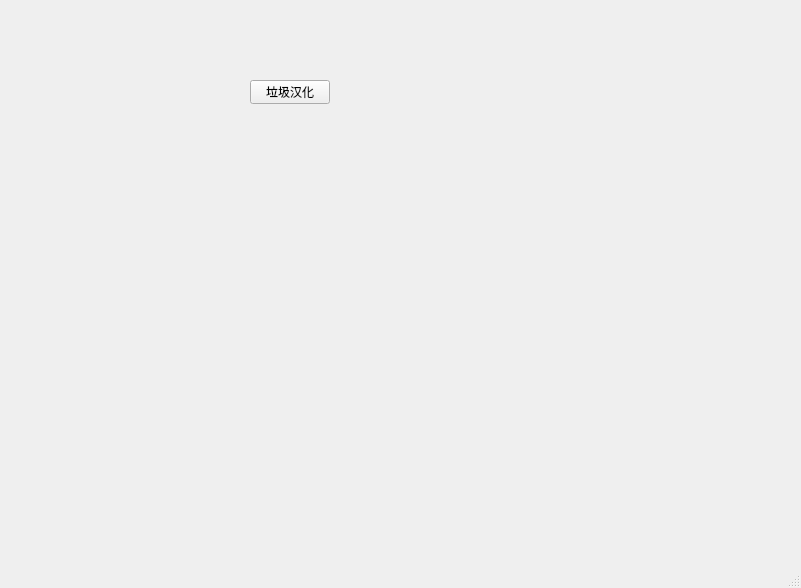
<?xml version="1.0" encoding="UTF-8"?>
<ui version="4.0">
 <class>MainWindow</class>
 <widget class="QMainWindow" name="MainWindow">
  <property name="geometry">
   <rect>
    <x>0</x>
    <y>0</y>
    <width>801</width>
    <height>588</height>
   </rect>
  </property>
  <property name="windowTitle">
   <string>MainWindow</string>
  </property>
  <widget class="QWidget" name="centralwidget">
   <widget class="QPushButton" name="pushButton">
    <property name="geometry">
     <rect>
      <x>250</x>
      <y>80</y>
      <width>80</width>
      <height>24</height>
     </rect>
    </property>
    <property name="text">
     <string>垃圾汉化</string>
    </property>
   </widget>
  </widget>
  <widget class="QMenuBar" name="menubar">
   <property name="geometry">
    <rect>
     <x>0</x>
     <y>0</y>
     <width>801</width>
     <height>21</height>
    </rect>
   </property>
  </widget>
  <widget class="QStatusBar" name="statusbar"/>
 </widget>
 <resources/>
 <connections/>
</ui>
